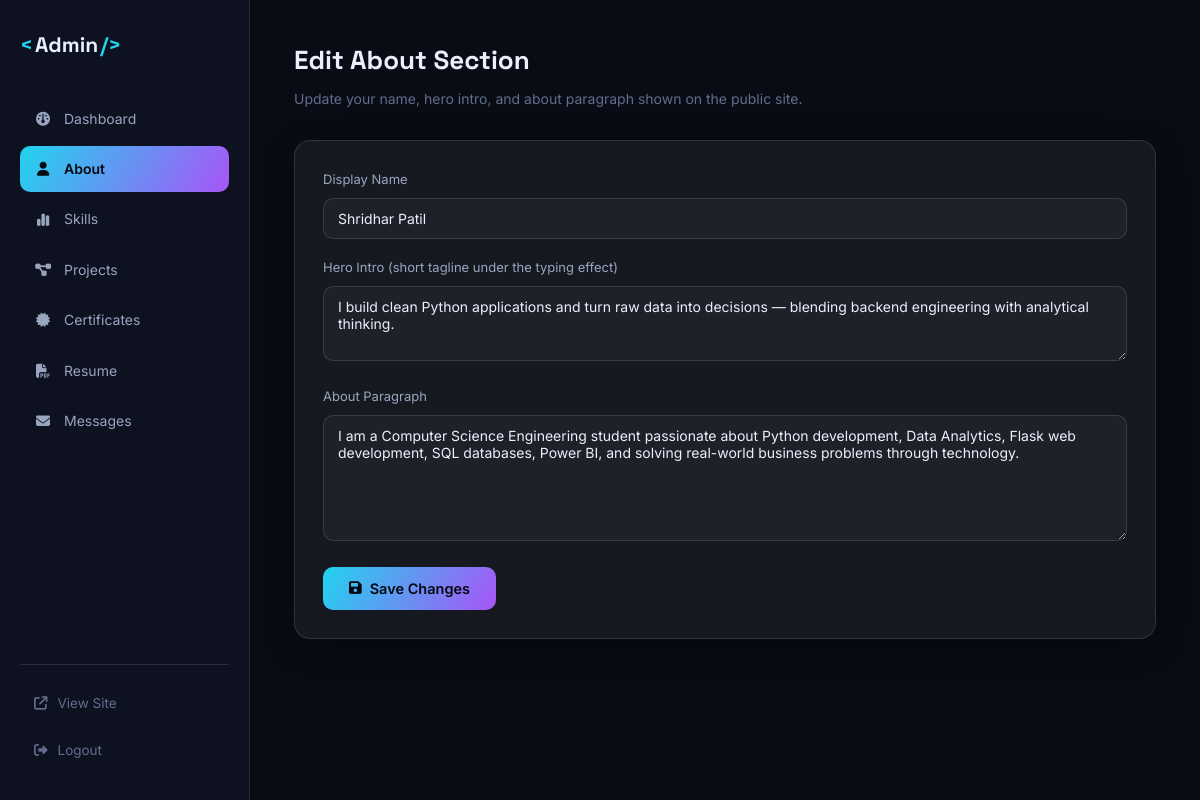
Page /admin/about (signed in) on the committed database.
### tables this page shows
CREATE TABLE settings (
    key TEXT PRIMARY KEY,
    value TEXT
);

### app.py (the view, shortened to what this page needs)
@app.route("/admin/about", methods=["GET", "POST"])
@login_required
def admin_about():
    db = get_db()
    return render_template(
        "admin/about.html",
        about_text=get_setting("about_text"),
        hero_intro=get_setting("hero_intro"),
        site_name=get_setting("site_name", "Shridhar Patil"),
    )

### app.py (called while the page is built)
def get_db():
    if "db" not in g:
        g.db = sqlite3.connect(app.config["DATABASE"])
        g.db.row_factory = sqlite3.Row
        g.db.execute("PRAGMA foreign_keys = ON")
    return g.db

def get_setting(key, default=""):
    db = get_db()
    row = db.execute("SELECT value FROM settings WHERE key = ?", (key,)).fetchone()
    return row["value"] if row else default

def login_required(view):
    @wraps(view)
    def wrapped(*args, **kwargs):
        if not session.get("admin_logged_in"):
            flash("Please log in to access the admin dashboard.", "warning")
            return redirect(url_for("admin_login", next=request.path))
        return view(*args, **kwargs)
    return wrapped

### templates/admin/about.html (shortened to what this page needs)
{% extends "admin/base.html" %}
{% block content %}
<div class="admin-header">
  <h1>Edit About Section</h1>
  <p>Update your name, hero intro, and about paragraph shown on the public site.</p>
</div>
<div class="admin-panel glass">
  <form method="POST">
    <div class="form-group">
      <label for="site_name">Display Name</label>
      <input type="text" id="site_name" name="site_name" value="{{ site_name }}" required>
    </div>
    <div class="form-group">
      <label for="hero_intro">Hero Intro (short tagline under the typing effect)</label>
      <textarea id="hero_intro" name="hero_intro" rows="3">{{ hero_intro }}</textarea>
    </div>
    <div class="form-group">
      <label for="about_text">About Paragraph</label>
      <textarea id="about_text" name="about_text" rows="6">{{ about_text }}</textarea>
    </div>
    <button type="submit" class="btn btn-primary"><i class="fa-solid fa-floppy-disk"></i> Save Changes</button>
  </form>
</div>
{% endblock %}

### static/css/style.css (style rules this page uses)
:root { --bg: #090C14; --bg-alt: #0D1120; --surface: rgba(255, 255, 255, 0.055); --surface-strong: rgba(255, 255, 255, 0.09); --border: rgba(255, 255, 255, 0.12); --text: #EAF0FF; --text-dim: #9AA5C0; --text-faint: #626D8C; --accent-cyan: #22D3EE; --accent-violet: #A855F7; --accent-amber: #FBBF24; --accent-gradient: linear-gradient(120deg, var(--accent-cyan), var(--accent-violet)); --success: #34D399; --danger: #F87171; --warning: #FBBF24; --shadow-glass: 0 8px 32px rgba(0, 0, 0, 0.35); --blur: blur(18px); --font-display: "Space Grotesk", sans-serif; --font-body: "Inter", sans-serif; --font-mono: "JetBrains Mono", monospace; --radius-sm: 10px; --radius-md: 16px; --radius-lg: 24px; --transition: 0.35s cubic-bezier(0.16, 1, 0.3, 1); --nav-h: 76px; }
* { margin: 0; padding: 0; box-sizing: border-box; }
html { scroll-behavior: smooth; }
body { background: var(--bg); color: var(--text); font-family: var(--font-body); line-height: 1.6; overflow-x: hidden; cursor: none; transition: background var(--transition), color var(--transition); }
@media (max-width: 900px), (hover: none) { body { cursor: auto; } }
button { font-family: inherit; cursor: pointer; border: none; background: none; color: inherit; }
input, textarea { font-family: inherit; }
.glass { background: var(--surface); border: 1px solid var(--border); backdrop-filter: var(--blur); -webkit-backdrop-filter: var(--blur); box-shadow: var(--shadow-glass); }
.btn { display: inline-flex; align-items: center; justify-content: center; gap: 8px; padding: 13px 26px; border-radius: var(--radius-sm); font-weight: 600; font-size: 14.5px; transition: all var(--transition); white-space: nowrap; }
.btn-primary { background: var(--accent-gradient); color: #06090F; }
.form-group { margin-bottom: 18px; }
.form-group label { display: block; font-size: 13px; margin-bottom: 8px; color: var(--text-dim); }
.form-group input, .form-group textarea { width: 100%; padding: 13px 16px; border-radius: var(--radius-sm); background: rgba(255,255,255,0.04); border: 1px solid var(--border); color: var(--text); transition: border-color var(--transition), background var(--transition); font-size: 14.5px; }
.form-group textarea { resize: vertical; }

### static/css/admin.css (style rules this page uses)
.admin-body { cursor: auto; }
.admin-header { margin-bottom: 30px; }
.admin-header h1 { font-family: var(--font-display); font-size: 26px; margin-bottom: 6px; }
.admin-header p { color: var(--text-faint); font-size: 14px; }
.admin-panel { padding: 28px; border-radius: var(--radius-md); margin-bottom: 26px; }
.admin-inline-form input, .admin-inline-form textarea, .admin-inline-form select, .admin-panel input, .admin-panel textarea, .admin-panel select { width: 100%; padding: 11px 14px; border-radius: var(--radius-sm); background: rgba(255,255,255,0.04); border: 1px solid var(--border); color: var(--text); font-size: 14px; }

### rows in the picture
settings: site_name "Shridhar Patil"
settings: hero_intro "I build clean Python applications and turn raw data into decisions — blending backend engineering with analytical thinking."
settings: about_text "I am a Computer Science Engineering student passionate about Python development, Data Analytics, Flask web development, SQL databases, Power BI, and solving real-world business problems through technology."
